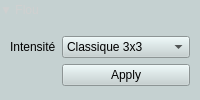
          <widget class="QWidget" name="gaussianBlurWidget" native="true">
           <property name="sizePolicy">
            <sizepolicy hsizetype="Preferred" vsizetype="Preferred">
             <horstretch>0</horstretch>
             <verstretch>0</verstretch>
            </sizepolicy>
           </property>
           <property name="minimumSize">
            <size>
             <width>0</width>
             <height>0</height>
            </size>
           </property>
           <property name="maximumSize">
            <size>
             <width>16777215</width>
             <height>200</height>
            </size>
           </property>
           <property name="styleSheet">
            <string notr="true">background-color: rgb(197, 209, 209);

</string>
           </property>
           <layout class="QGridLayout" name="gridLayout_11">
            <property name="leftMargin">
             <number>0</number>
            </property>
            <property name="topMargin">
             <number>0</number>
            </property>
            <property name="rightMargin">
             <number>0</number>
            </property>
            <property name="bottomMargin">
             <number>0</number>
            </property>
            <item row="0" column="0">
             <widget class="QPushButton" name="gaussianBlurButtonTitle">
              <property name="sizePolicy">
               <sizepolicy hsizetype="Fixed" vsizetype="Fixed">
                <horstretch>0</horstretch>
                <verstretch>0</verstretch>
               </sizepolicy>
              </property>
              <property name="palette">
               <palette>
                <active>
                 <colorrole role="WindowText">
                  <brush brushstyle="SolidPattern">
                   <color alpha="255">
                    <red>0</red>
                    <green>0</green>
                    <blue>0</blue>
                   </color>
                  </brush>
                 </colorrole>
                 <colorrole role="Button">
                  <brush brushstyle="SolidPattern">
                   <color alpha="255">
                    <red>197</red>
                    <green>209</green>
                    <blue>209</blue>
                   </color>
                  </brush>
                 </colorrole>
                 <colorrole role="ButtonText">
                  <brush brushstyle="SolidPattern">
                   <color alpha="255">
                    <red>0</red>
                    <green>0</green>
                    <blue>0</blue>
                   </color>
                  </brush>
                 </colorrole>
                 <colorrole role="Base">
                  <brush brushstyle="SolidPattern">
                   <color alpha="255">
                    <red>197</red>
                    <green>209</green>
                    <blue>209</blue>
                   </color>
                  </brush>
                 </colorrole>
                 <colorrole role="Window">
                  <brush brushstyle="SolidPattern">
                   <color alpha="255">
                    <red>197</red>
                    <green>209</green>
                    <blue>209</blue>
                   </color>
                  </brush>
                 </colorrole>
                </active>
                <inactive>
                 <colorrole role="WindowText">
                  <brush brushstyle="SolidPattern">
                   <color alpha="255">
                    <red>208</red>
                    <green>208</green>
                    <blue>208</blue>
                   </color>
                  </brush>
                 </colorrole>
                 <colorrole role="Button">
                  <brush brushstyle="SolidPattern">
                   <color alpha="255">
                    <red>197</red>
                    <green>209</green>
                    <blue>209</blue>
                   </color>
                  </brush>
                 </colorrole>
                 <colorrole role="ButtonText">
                  <brush brushstyle="SolidPattern">
                   <color alpha="255">
                    <red>208</red>
                    <green>208</green>
                    <blue>208</blue>
                   </color>
                  </brush>
                 </colorrole>
                 <colorrole role="Base">
                  <brush brushstyle="SolidPattern">
                   <color alpha="255">
                    <red>197</red>
                    <green>209</green>
                    <blue>209</blue>
                   </color>
                  </brush>
                 </colorrole>
                 <colorrole role="Window">
                  <brush brushstyle="SolidPattern">
                   <color alpha="255">
                    <red>197</red>
                    <green>209</green>
                    <blue>209</blue>
                   </color>
                  </brush>
                 </colorrole>
                </inactive>
                <disabled>
                 <colorrole role="WindowText">
                  <brush brushstyle="SolidPattern">
                   <color alpha="96">
                    <red>164</red>
                    <green>166</green>
                    <blue>168</blue>
                   </color>
                  </brush>
                 </colorrole>
                 <colorrole role="Button">
                  <brush brushstyle="SolidPattern">
                   <color alpha="255">
                    <red>197</red>
                    <green>209</green>
                    <blue>209</blue>
                   </color>
                  </brush>
                 </colorrole>
                 <colorrole role="ButtonText">
                  <brush brushstyle="SolidPattern">
                   <color alpha="96">
                    <red>164</red>
                    <green>166</green>
                    <blue>168</blue>
                   </color>
                  </brush>
                 </colorrole>
                 <colorrole role="Base">
                  <brush brushstyle="SolidPattern">
                   <color alpha="255">
                    <red>197</red>
                    <green>209</green>
                    <blue>209</blue>
                   </color>
                  </brush>
                 </colorrole>
                 <colorrole role="Window">
                  <brush brushstyle="SolidPattern">
                   <color alpha="255">
                    <red>197</red>
                    <green>209</green>
                    <blue>209</blue>
                   </color>
                  </brush>
                 </colorrole>
                </disabled>
               </palette>
              </property>
              <property name="styleSheet">
               <string notr="true">border :none ; </string>
              </property>
              <property name="text">
               <string>▼ Flou</string>
              </property>
              <property name="checkable">
               <bool>true</bool>
              </property>
              <property name="checked">
               <bool>true</bool>
              </property>
              <property name="autoDefault">
               <bool>false</bool>
              </property>
             </widget>
            </item>
            <item row="1" column="0" colspan="2">
             <widget class="QWidget" name="gaussianBlurActionGroup" native="true">
              <property name="font">
               <font>
                <kerning>true</kerning>
               </font>
              </property>
              <property name="acceptDrops">
               <bool>false</bool>
              </property>
              <property name="autoFillBackground">
               <bool>false</bool>
              </property>
              <property name="styleSheet">
               <string notr="true"/>
              </property>
              <layout class="QFormLayout" name="formLayout_3">
               <property name="leftMargin">
                <number>10</number>
               </property>
               <property name="topMargin">
                <number>10</number>
               </property>
               <property name="rightMargin">
                <number>10</number>
               </property>
               <property name="bottomMargin">
                <number>10</number>
               </property>
               <item row="0" column="0">
                <widget class="QLabel" name="gaussianBlurLevelText">
                 <property name="text">
                  <string>Intensité</string>
                 </property>
                </widget>
               </item>
               <item row="0" column="1">
                <widget class="QComboBox" name="gaussianBlurLevelBox">
                 <item>
                  <property name="text">
                   <string>Classique 3x3</string>
                  </property>
                 </item>
                 <item>
                  <property name="text">
                   <string>Classique 5x5</string>
                  </property>
                 </item>
                 <item>
                  <property name="text">
                   <string>Classique 7x7</string>
                  </property>
                 </item>
                 <item>
                  <property name="text">
                   <string>Classique 9x9</string>
                  </property>
                 </item>
                 <item>
                  <property name="text">
                   <string>Classique 11x11</string>
                  </property>
                 </item>
                 <item>
                  <property name="text">
                   <string>Classique 13x13</string>
                  </property>
                 </item>
                 <item>
                  <property name="text">
                   <string>Classique 15x15</string>
                  </property>
                 </item>
                </widget>
               </item>
               <item row="1" column="1">
                <widget class="QPushButton" name="gaussianBlurApplyButton">
                 <property name="maximumSize">
                  <size>
                   <width>271</width>
                   <height>16777215</height>
                  </size>
                 </property>
                 <property name="text">
                  <string>Apply</string>
                 </property>
                </widget>
               </item>
              </layout>
             </widget>
            </item>
            <item row="0" column="1">
             <spacer name="gaussianBlurSpacer">
              <property name="orientation">
               <enum>Qt::Horizontal</enum>
              </property>
              <property name="sizeHint" stdset="0">
               <size>
                <width>40</width>
                <height>20</height>
               </size>
              </property>
             </spacer>
            </item>
           </layout>
          </widget>
